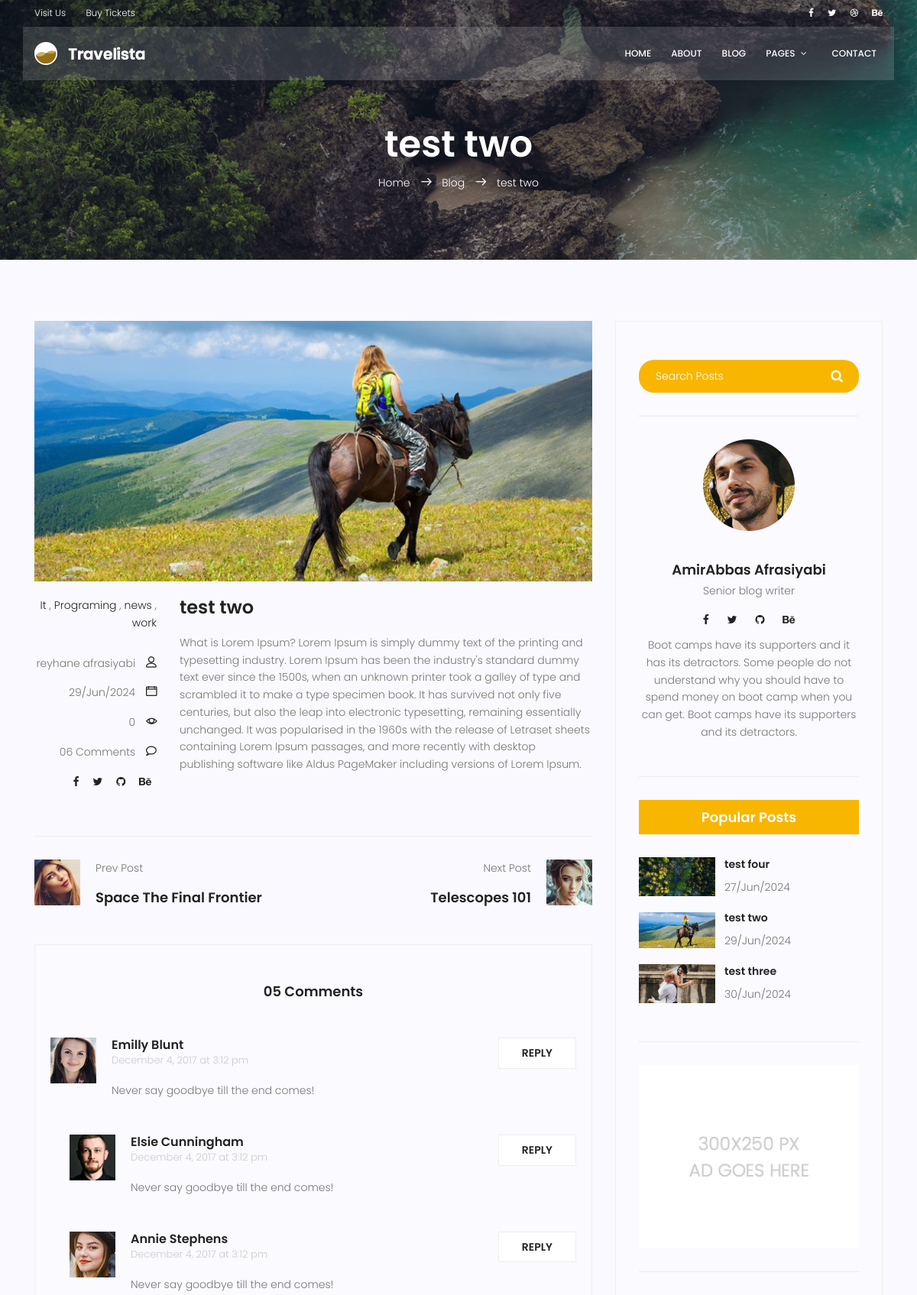
/blog/3/ (upper part), run on an earlier commit of the app's database.
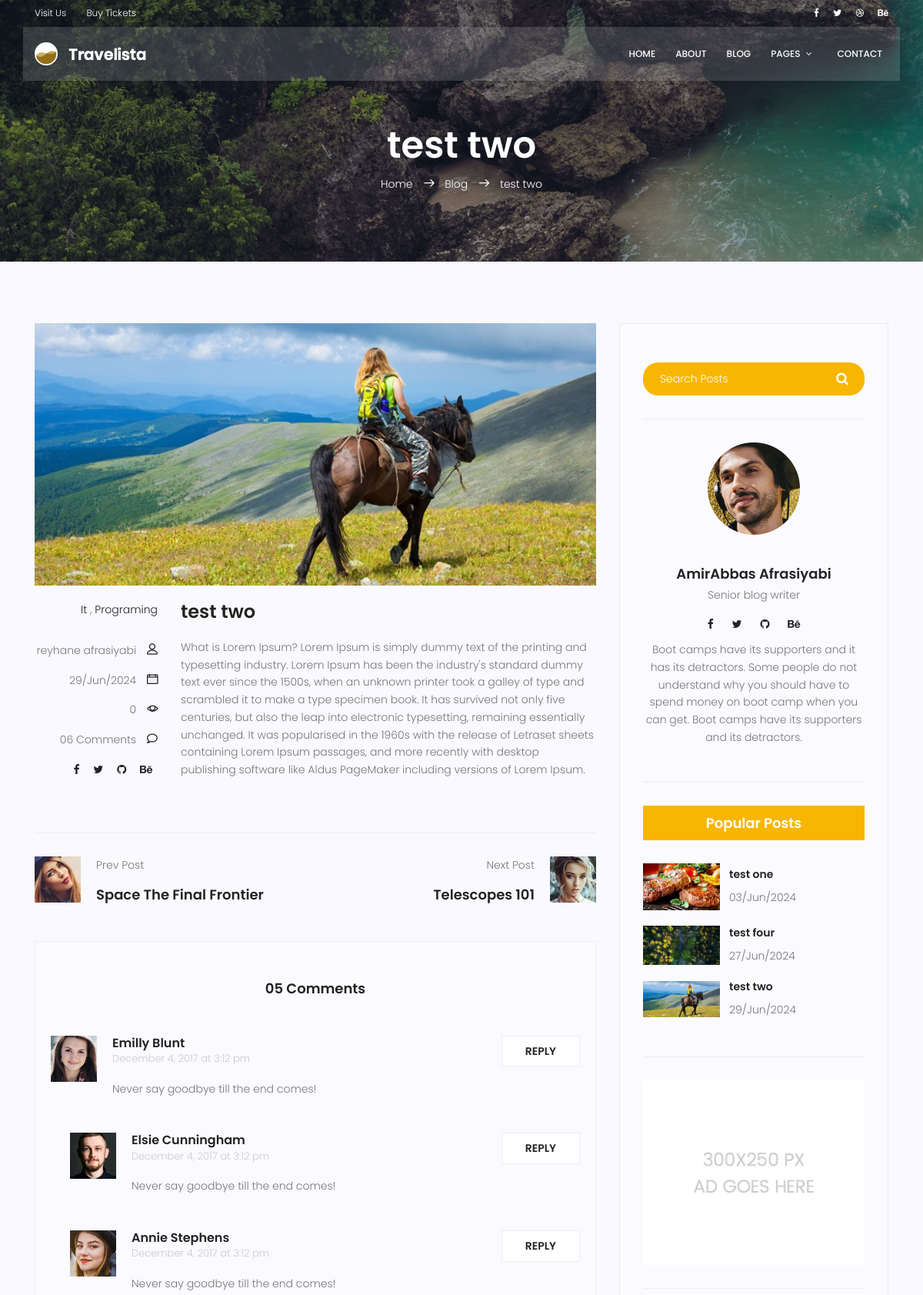
And on a later commit of the database.
### blog/models.py (models this page shows, shortened)
class category(models.Model):
    name = models.CharField(max_length=255)

class Post(models.Model):
    image = models.ImageField(upload_to='blog/',default='blog/default.jpg')
    author = models.ForeignKey(User, related_name = "author" , on_delete=models.SET_NULL, null=True)
    title = models.CharField(max_length=100)
    content = models.TextField()
    category  = models.ManyToManyField(category, blank=True,)
    counted_views = models.IntegerField(default=0)
    status = models.BooleanField( default= False)
    published_date = models.DateTimeField(null= True)
    created_date = models.DateTimeField(auto_now_add=True )
    updated_date = models.DateTimeField(auto_now=True)
    class Meta:
        ordering = ['created_date']
        verbose_name = 'پست'
        verbose_name_plural = ' پست ها'

### blog/views.py (the view)
# urls.py: path('/<int:pid>/', blog_single, name='single'),
def blog_single(request, pid):
    posts = Post.objects.filter(status=1)
    post = get_object_or_404(posts, pk=pid)
    context = {'post': post}
    return render(request, 'blog/blog-single.html', context)

### blog/templatetags/blog_tags.py (called while the page is built)
@ register.inclusion_tag('blog/blog-popularpost.html')
def latestposts(arg=3):
    posts = Post.objects.filter(status=1).order_by('published_date')[:arg]
    return {'posts': posts}

### templates/blog/blog-single.html (shortened to what the changed rows need)
{% extends "base.html" %}
{% load static %}
{% load blog_tags %}
{% block content %}
<section class="relative about-banner">
  <div class="container">
    <div class="row d-flex align-items-center justify-content-center">
      <div class="about-content col-lg-12">
        <h1 class="text-white">{{post.title}}</h1>
        <p class="text-white link-nav">
          <a href="{% url 'website:index' %}">Home </a>
          <span class="lnr lnr-arrow-right"></span>
          <a href="{% url 'blog:index' %}">Blog </a>
          <span class="lnr lnr-arrow-right"></span>
          <a href="{% url 'blog:single' pid=post.id %}">{{post.title}}</a>
        </p>
      </div>
    </div>
  </div>
</section>
<section class="post-content-area single-post-area">
  <div class="container">
    <div class="row">
      <div class="col-lg-8 posts-list">
        <div class="single-post row">
          <div class="col-lg-12">
            <div class="feature-img">
              <img class="img-fluid" src="{{post.image.url}}" alt="" />
            </div>
          </div>
          <div class="col-lg-3 col-md-3 meta-details">
            <ul class="tags">
              {% for cat in post.category.all %}
                <li><a href="#">{{ cat.name }}</a></li> {% if not forloop.last %},{% endif %}
              {% endfor %}
            </ul>
            <div class="user-details row">
              <p class="user-name col-lg-12 col-md-12 col-6">
                <a href="#">{{post.author.get_full_name}}</a> <span class="lnr lnr-user"></span>
              </p>
              <p class="date col-lg-12 col-md-12 col-6">
                <a href="#">{{post.published_date|date:"d/M/Y"}}</a>
                <span class="lnr lnr-calendar-full"></span>
              </p>
              <p class="view col-lg-12 col-md-12 col-6">
                <a href="#">{{post.counted_views}}</a> <span class="lnr lnr-eye"></span>
              </p>
              <p class="comments col-lg-12 col-md-12 col-6">
              </p>
              <ul class="social-links col-lg-12 col-md-12 col-6">
              </ul>
            </div>
          </div>
          <div class="col-lg-9 col-md-9">
            <h3 class="mt-20 mb-20">{{post.title}}</h3>
            <p class="excert">
            {{post.content}}
            </p>
          </div>
        </div>
      </div>
      <div class="col-lg-4 sidebar-widgets">
        <div class="widget-wrap">
          {% latestposts %}
          {% include "blog/blog-news.html" %}
        </div>
      </div>
    </div>
</section>
{% endblock %}

### templates/blog/blog-popularpost.html
{% load static %}
<div class="single-sidebar-widget popular-post-widget">
    <h4 class="popular-title">Popular Posts</h4>
    <div class="popular-post-list">
      {% for post in posts %}
      <div class="single-post-list d-flex flex-row align-items-center">
        <div class="thumb">
          <img
            class="img-fluid"
            src="{{post.image.url}}"
            alt=""
          />
        </div>
        <div class="details">
          <a href="{% url 'blog:single' pid=post.id %}"
            ><h6>{{post.title}}</h6></a
          >
          <p>{{post.published_date|date:"d/M/Y"}}</p>
        </div>
      </div>
      {% endfor %}
    </div>
  </div>

What changed in the data, as far as the page shows it:
no longer on this page (row unchanged): category: name "news"
no longer on this page (row unchanged): category: name "work"
no longer on this page (row unchanged): Post: image (picture), title "test three", published_date "30/Jun/2024"
shown differently, row unchanged: category "Programing": no longer shows ","
now on this page (row edited): Post: image (picture), title "test one", published_date "03/Jun/2024"
